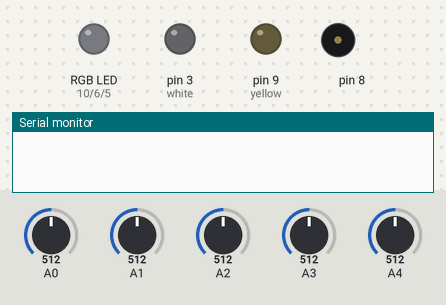
The sketch below on a simulated Arduino Uno, built with avr-gcc and run on an emulated ATmega328P. Shown: an RGB LED mixed from three pins (HIGH = lit), output pins drawn as LEDs (lit = HIGH), buzzer (waves = sounding), the last lines printed to the serial monitor. The inputs (shaded band) are chosen by the test bench; at power-on: A0 = 512, A1 = 512, A2 = 512, A3 = 512, A4 = 512. Dim RGB values are drawn brighter than linear.

Above: at 0.05 s.
At 1.05 s:
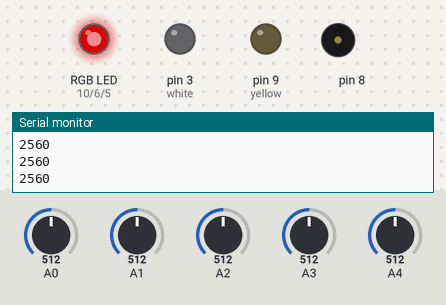
At 2.05 s:
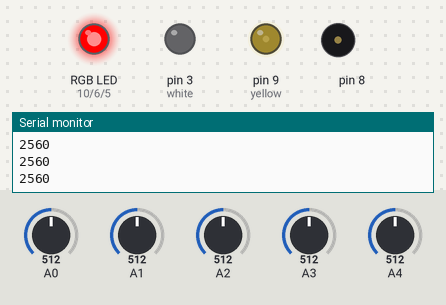
At 4.1 s:
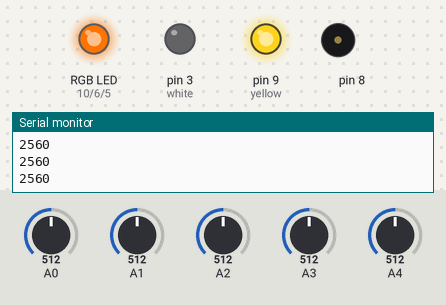
At 6.15 s:
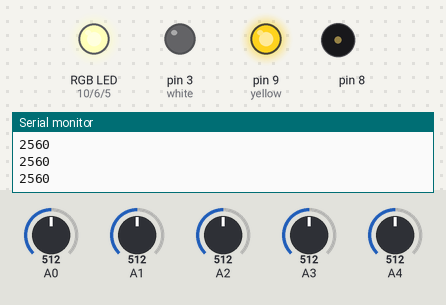
At 8.2 s:
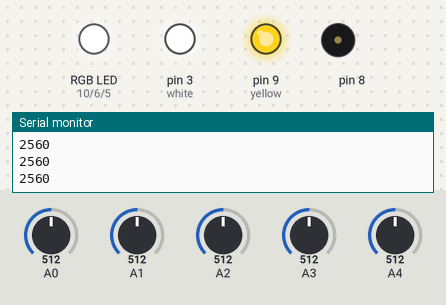
Timing chart, 0 to 10.7 s (numbered marks = the images above):
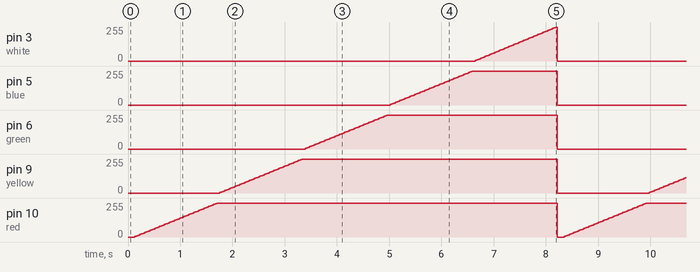

The sketch:

fade.ino
```cpp
int red = 10;
int yellow = 9;
int green = 6;
int blue = 5;
int white = 3;
int g = 30;
int pizza = 0;


void setup() {
   pinMode(red, OUTPUT);
   pinMode(yellow, OUTPUT);
   pinMode(green, OUTPUT);
   pinMode(blue, OUTPUT);
   pinMode(white, OUTPUT);
   Serial.begin(9600);

}

void loop() {

  delay(100);
  for (int fadeValue = 0 ; fadeValue <= 255; fadeValue += 5) {
    analogWrite(red, fadeValue);
    tone(8,(analogRead(A4) + analogRead(A3) + analogRead(A2) + analogRead(A1) + analogRead(A0)),3);
    read();
    delay(g);


  }
  read();

  for (int fadeValue = 0 ; fadeValue <= 255; fadeValue += 5) {
    analogWrite(yellow, fadeValue);
    tone(8,(analogRead(A4) + analogRead(A3) + analogRead(A2) + analogRead(A1) + analogRead(A0)),3);
    read();
    delay(g);

  }

  read();
  for (int fadeValue = 0 ; fadeValue <= 255; fadeValue += 5) {
    analogWrite(green, fadeValue);
    tone(8,(analogRead(A4) + analogRead(A3) + analogRead(A2) + analogRead(A1) + analogRead(A0)),3);
    read();
    delay(g);

  }

  read();
  for (int fadeValue = 0 ; fadeValue <= 255; fadeValue += 5) {
    analogWrite(blue, fadeValue);
    tone(8,(analogRead(A4) + analogRead(A3) + analogRead(A2) + analogRead(A1) + analogRead(A0)),3);
    read();
    delay(g);

  }
  read();

  tone(8,2400,7);
  for (int fadeValue = 0 ; fadeValue <= 255; fadeValue += 5) {
    analogWrite(white, fadeValue);

      read();
    delay(g);


  }
  read();
  digitalWrite(red, LOW);
  digitalWrite(yellow, LOW);
  digitalWrite(green, LOW);
  digitalWrite(blue, LOW);
  digitalWrite(white, LOW);


}

void read() {
  Serial.println(analogRead(A4) + analogRead(A3) + analogRead(A2) + analogRead(A1) + analogRead(A0));

}
```

Measured:
- by itself, pin 3 (white), pin 5 (blue), pin 6 (green), pin 9 (yellow), pin 10 (red): ramps from 0/255 to 255/255 and jumps back, once every 8.2 s
